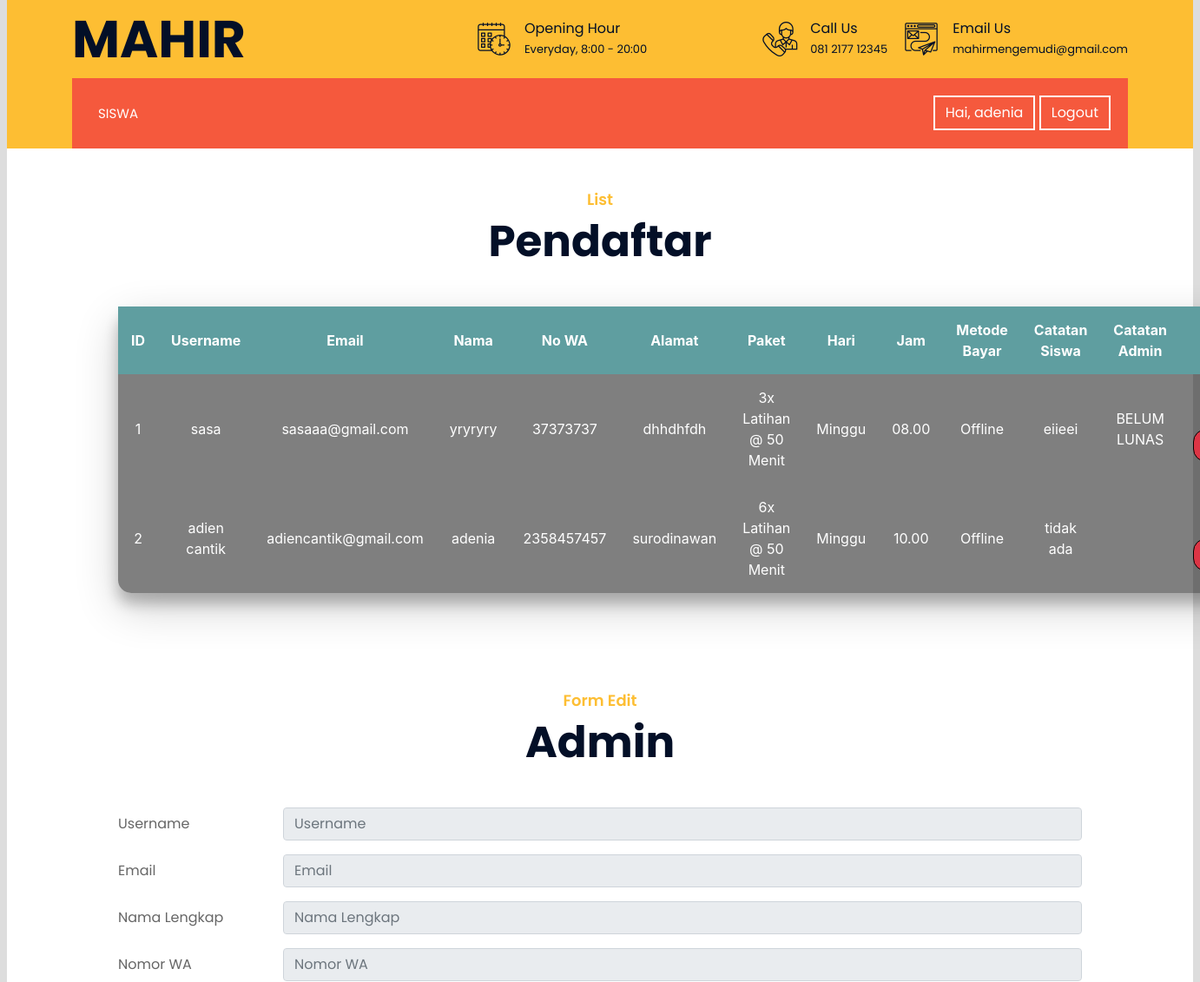
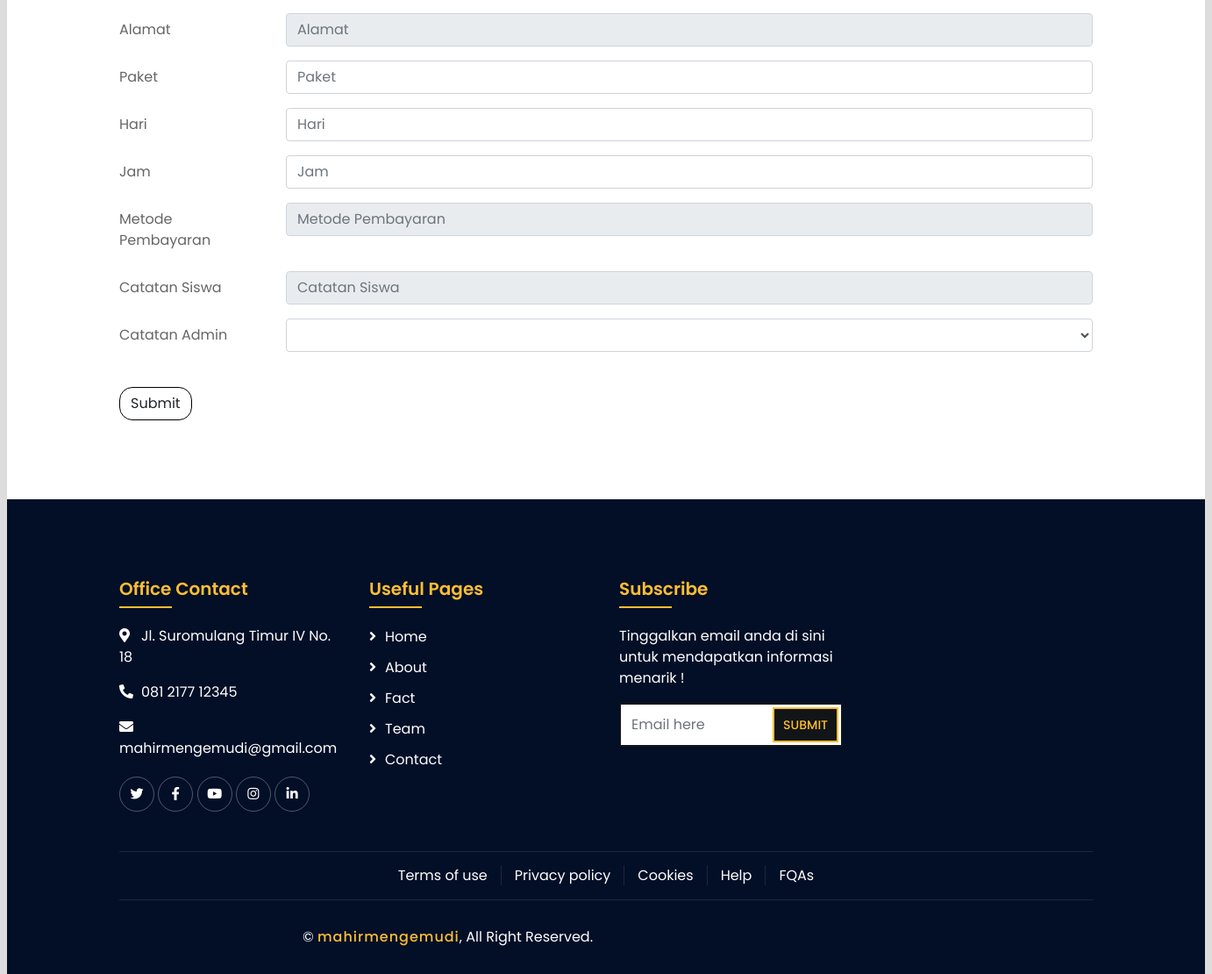
The app's page /admin/admin.php (signed in) with its own data (2 pictures, top to bottom).
### tables this page shows
CREATE TABLE `pendaftaran` (
  `username` varchar(50) NOT NULL,
  `id` int(11) NOT NULL,
  `email` varchar(50) NOT NULL,
  `nama` varchar(50) NOT NULL,
  `no_wa` varchar(50) NOT NULL,
  `alamat` varchar(50) NOT NULL,
  `paket` varchar(50) NOT NULL,
  `hari` varchar(50) NOT NULL,
  `jam` varchar(50) NOT NULL,
  `metode` varchar(50) NOT NULL,
  `catatan` varchar(100) NOT NULL,
  `catatan_admin` varchar(20) NOT NULL
);

### admin/admin.php (the view, shortened to what this page needs)
<?php include '../controller/controll.php';
 ?>
<!DOCTYPE html>
<html lang="en">
    <head>
        <link href="https://stackpath.bootstrapcdn.com/bootstrap/4.4.1/css/bootstrap.min.css" rel="stylesheet">
        <link href="https://cdnjs.cloudflare.com/ajax/libs/font-awesome/5.10.0/css/all.min.css" rel="stylesheet">
        <link href="../lib/flaticon/font/flaticon.css" rel="stylesheet">
        <link href="../lib/animate/animate.min.css" rel="stylesheet">
        <link href="../lib/owlcarousel/assets/owl.carousel.min.css" rel="stylesheet">
        <link href="../lib/lightbox/css/lightbox.min.css" rel="stylesheet">
        <link href="../lib/slick/slick.css" rel="stylesheet">
        <link href="../lib/slick/slick-theme.css" rel="stylesheet">
        <link href="../css/style.css" rel="stylesheet">
    </head>
    <body>
        <div class="wrapper">
            <div class="top-bar">
                <div class="container-fluid">
                    <div class="row align-items-center">
                        <div class="col-lg-4 col-md-12">
                            <div class="logo">
                                <a href="index.html">
                                    <h1>MAHIR</h1>
                                </a>
                            </div>
                        </div>
                        <div class="col-lg-8 col-md-7 d-none d-lg-block">
                            <div class="row">
                                <div class="col-4">
                                    <div class="top-bar-item">
                                        <div class="top-bar-icon">
                                            <i class="flaticon-calendar"></i>
                                        </div>
                                        <div class="top-bar-text">
                                            <h3>Opening Hour</h3>
                                            <p>Everyday, 8:00 - 20:00</p>
                                        </div>
                                    </div>
                                </div>
                                <div class="col-4">
                                    <div class="top-bar-item">
                                        <div class="top-bar-icon">
                                            <i class="flaticon-call"></i>
                                        </div>
                                        <div class="top-bar-text">
                                            <h3>Call Us</h3>
                                            <p>081 2177 12345</p>
                                        </div>
                                    </div>
                                </div>
                                <div class="col-4">
                                    <div class="top-bar-item">
                                        <div class="top-bar-icon">
                                            <i class="flaticon-send-mail"></i>
                                        </div>
                                        <div class="top-bar-text">
                                            <h3>Email Us</h3>
                                            <p>mahirmengemudi@gmail.com</p>
                                        </div>
                                    </div>
                                </div>
                            </div>
                        </div>
                    </div>
                </div>
            </div>
            <div class="nav-bar">
                <div class="container-fluid">
                    <nav class="navbar navbar-expand-lg bg-dark navbar-dark">
                        <div class="collapse navbar-collapse justify-content-between" id="navbarCollapse">
                            <div class="navbar-nav mr-auto">
                                <a href="#paket" class="nav-item nav-link">Siswa</a>
                            </div>
                            <div class="ml-auto">
                                <a class="btn" href="registrasi/registrasi.php">Hai, <?php echo $_SESSION["username"]; ?> </a>
                                <a class="btn" href="../signout.php">Logout</a>
                            </div>
                        </div>
                    </nav>
                </div>
            </div>
            <div id="paket" class="contact wow fadeInUp">
                <div class="container">
                    <div class="section-header text-center">
                        <p>List</p>
                        <h2>Pendaftar</h2>
                    </div>
										<div id="cont">
										    <table>
										        <thead>
										            <tr>
																		<th>ID</th>
																		<th>Username</th>
										                <th>Email</th>
										                <th>Nama</th>
										                <th>No WA</th>
										                <th>Alamat</th>
										                <th>Paket</th>
																		<th>Hari</th>
																		<th>Jam</th>
																		<th>Metode Bayar</th>
																		<th>Catatan Siswa</th>
																		<th>Catatan Admin</th>
																		<th>Aksi</th>
										            </tr>
										            <?php
										            $id = 1;
										            $tampilkan = mysqli_query($koneksi, "SELECT * from pendaftaran");
										            while($data = mysqli_fetch_array($tampilkan)) :
										            ?>
										            <tr class="isi">
										                <td><?=$id++;?></td>
																		<td><?=$data['username']?></td>
										                <td><?=$data['email']?></td>
																		<td><?=$data['nama']?></td>
										                <td><?=$data['no_wa']?></td>
										                <td><?=$data['alamat']?></td>
										                <td><?=$data['paket']?></td>
																		<td><?=$data['hari']?></td>
																		<td><?=$data['jam']?></td>
																		<td><?=$data['metode']?></td>
																		<td><?=$data['catatan']?></td>
																		<td><?=$data['catatan_admin']?></td>
																		<td>
														    			<a href="admin.php?hal=hapus&email=<?=$data['email']?>"
														    			   onclick="return confirm('Apakah yakin ingin menghapus data ini?')" class="btn btn-danger"> Hapus </a>
														    		</td>
										            </tr>
										            <?php endwhile; ?>
										        </thead>
										    </table>
										</div>
                </div>
            </div>
			<div id="contact" class="contact wow fadeInUp">
					<div class="container">
						<div class="section-header text-center">
								<p>Form Edit</p>
								<h2>Admin</h2>
						</div>
						<div>
							<form action="" method="POST">
								<div class="form-group row">
										<label class="col-sm-2 col-form-label">Username</label>
										<div class="col-sm-10">
												<input type="text" class="form-control" value="<?=@$vuser?>"
												placeholder="Username" readonly>
										</div>
								</div>
								<div class="form-group row">
										<label class="col-sm-2 col-form-label">Email</label>
										<div class="col-sm-10">
												<input type="text" name="email" class="form-control" value="<?=@$vemail?>"
												placeholder="Email" readonly>
										</div>
								</div>
								<div class="form-group row">
										<label class="col-sm-2 col-form-label">Nama Lengkap</label>
										<div class="col-sm-10">
												<input type="text" name="namaLengkap" class="form-control" value="<?=@$vname?>"
												placeholder="Nama Lengkap" readonly>
										</div>
								</div>
								<div class="form-group row">
										<label class="col-sm-2 col-form-label">Nomor WA</label>
										<div class="col-sm-10">
												<input type="text" name="no_wa" class="form-control" value="<?=@$vnoWA?>"
												placeholder="Nomor WA" readonly>
										</div>
								</div>
								<div class="form-group row">
										<label class="col-sm-2 col-form-label">Alamat</label>
										<div class="col-sm-10">
												<input type="text" name="alamat" class="form-control" value="<?=@$valamat?>"
												placeholder="Alamat" readonly>
										</div>
								</div>
								<div class="form-group row">
										<label class="col-sm-2 col-form-label">Paket</label>
										<div class="col-sm-10">
												<input type="text" name="pilPaket" class="form-control" value="<?=@$vpaket?>"
												placeholder="Paket" >
										</div>
								</div>
								<div class="form-group row">
										<label class="col-sm-2 col-form-label">Hari</label>
										<div class="col-sm-10">
												<input type="text" name="hari" class="form-control" value="<?=@$vhari?>"
												placeholder="Hari" >
										</div>
								</div>
								<div class="form-group row">
										<label class="col-sm-2 col-form-label">Jam</label>
										<div class="col-sm-10">
												<input type="text" name="jam" class="form-control" value="<?=@$vjam?>"
												placeholder="Jam">
										</div>
								</div>
								<div class="form-group row">
										<label class="col-sm-2 col-form-label">Metode Pembayaran</label>
										<div class="col-sm-10">
												<input type="text" name="metodeBayar" class="form-control" value="<?=@$vbayar?>"
												placeholder="Metode Pembayaran" readonly>
										</div>
								</div>
								<div class="form-group row">
										<label class="col-sm-2 col-form-label">Catatan Siswa</label>
										<div class="col-sm-10">
												<input type="text" name="catatan" class="form-control" value="<?=@$vcatatan?>"
												placeholder="Catatan Siswa" readonly>
										</div>
								</div>
								<div class="form-group row">
									<label class="col-sm-2 col-form-label">Catatan Admin</label>
									<div class="col-sm-10">
										<select name="keterangan" class="form-control" >
												<option value="<?=@$vcat_admin?>" ><?=@$vcat_admin?></option>
												<option value="LUNAS">LUNAS</option>
										</select>
									</div>
								</div>
								<div>
									<br>
										<button class="btn" type="submit" name="simpan2" id="sendMessageButton">Submit</button>
								</div>
							</form>
						</div>
					</div>
				</div>
            <div class="footer wow fadeIn" data-wow-delay="0.3s">
                <div class="container">
                    <div class="row">
                        <div class="col-md-6 col-lg-3">
                            <div class="footer-contact">
                                <h2>Office Contact</h2>
                                <p><i class="fa fa-map-marker-alt"></i>Jl. Suromulang Timur IV No. 18</p>
                                <p><i class="fa fa-phone-alt"></i>081 2177 12345</p>
                                <p><i class="fa fa-envelope"></i>mahirmengemudi@gmail.com</p>
                                <div class="footer-social">
                                    <a href=""><i class="fab fa-twitter"></i></a>
                                    <a href=""><i class="fab fa-facebook-f"></i></a>
                                    <a href=""><i class="fab fa-youtube"></i></a>
                                    <a href=""><i class="fab fa-instagram"></i></a>
                                    <a href=""><i class="fab fa-linkedin-in"></i></a>
                                </div>
                            </div>
                        </div>
                        <div class="col-md-6 col-lg-3">
                            <div class="footer-link">
                                <h2>Useful Pages</h2>
                                <a href="">Home</a>
                                <a href="">About</a>
                                <a href="">Fact</a>
                                <a href="">Team</a>
                                <a href="">Contact</a>
                            </div>
                        </div>
                        <div class="col-md-6 col-lg-3">
                            <div class="newsletter">
                                <h2>Subscribe</h2>
                                <p>
                                    Tinggalkan email anda di sini untuk mendapatkan informasi menarik !
                                </p>
                                <div class="form">
                                    <input class="form-control" placeholder="Email here">
                                    <button class="btn">Submit</button>
                                </div>
                            </div>
                        </div>
                    </div>
                </div>
                <div class="container footer-menu">
                    <div class="f-menu">
                        <a href="">Terms of use</a>
                        <a href="">Privacy policy</a>
                        <a href="">Cookies</a>
                        <a href="">Help</a>
                        <a href="">FQAs</a>
                    </div>
                </div>
                <div class="container copyright">
                    <div class="row">
                        <div class="col-md-6">
                            <p>&copy; <a href="#">mahirmengemudi</a>, All Right Reserved.</p>
                        </div>
                    </div>
                </div>
            </div>
        </div>
    </body>
</html>

### records on screen
pendaftaran: username "sasa", email "sasaaa@gmail.com", nama "yryryry", no_wa "37373737", alamat "dhhdhfdh", paket "3x Latihan @ 50 Menit", hari "Minggu", jam "08.00", metode "Offline", catatan "eiieei", catatan_admin "BELUM LUNAS"
pendaftaran: username "adien cantik", email "adiencantik@gmail.com", nama "adenia", no_wa "2358457457", alamat "surodinawan", paket "6x Latihan @ 50 Menit", hari "Minggu", jam "10.00", metode "Offline", catatan "tidak ada"

### other values on screen
$_SESSION["username"] "adenia"
